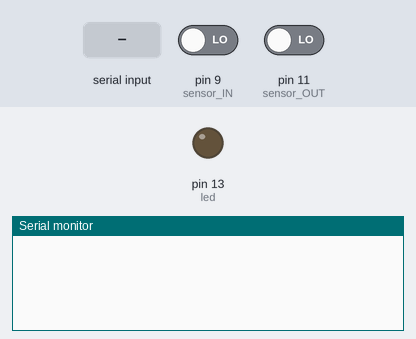
The sketch below on a simulated Arduino Uno, built with avr-gcc and run on an emulated ATmega328P. On the bench: output pins drawn as LEDs (lit = HIGH), the last lines printed to the serial monitor. The inputs (shaded band) are chosen by the test bench; at power-on: pin 9 (sensor_IN) LOW, pin 11 (sensor_OUT) LOW. No radio packets arrive unless stated.

Above: at 3.2 s.
3.3 s: "0" received over Serial
At 3.8 s:
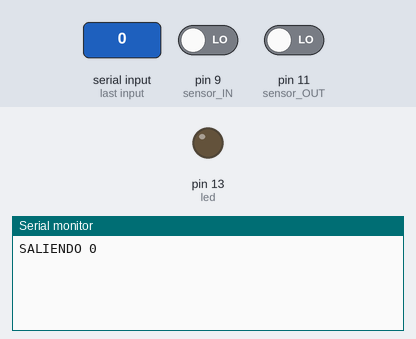
4.8 s: "3" received over Serial
At 6.2 s:
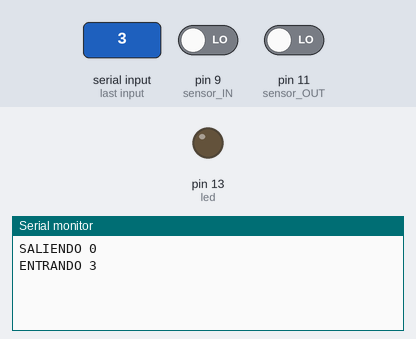

Measured:
- after the input at 3.3 s, the serial monitor: prints a new line at once (image 1)
- after the input at 4.8 s, the serial monitor: prints a new line at once (image 2)

The sketch:

Comunicacion_bt_rf_arduino.ino
```cpp
#include <RH_ASK.h>    // incluye libreria RadioHead.h
#include <SPI.h>    // incluye libreria SPI necesaria por RadioHead.h

int sensor_IN = 9;//Sensor de entrada
int sensor_OUT = 11;//sensor de salida
int led=13;//Led de prueba para comprobar los datos en el emisor
char val;//variable para bluetooth
boolean gancho;// variable para while
//pin 12 para data de emisor

RH_ASK rf_driver;   // crea objeto para modulacion por ASK

void setup() //Configuracion de entradas, salidas y velocidad de comunicación
{
  rf_driver.init();   // inicializa objeto con valores por defecto
  pinMode(sensor_IN, INPUT);
  pinMode(sensor_OUT, INPUT);
  pinMode (led, OUTPUT);
  delay(2000);//delay para comenzar el programa
  Serial.begin (9600);
  }

void loop() {
  //BLUETOOTH
  if( Serial.available() ) {//Pregunta si hay algún dispositivo conectado al HC-05
  val = Serial.read();//Lee los datos enviados a través del celular
    switch (val){
      case '0':
              Serial.print("SALIENDO ");
              Serial.println(val);
      break;

      case '3':
              Serial.print("ENTRANDO ");
              Serial.println(val);
              gancho=true;
              while (gancho==true){//ciclo para mantener la opción de ON activa

               //EMISOR_RF Y SENSORES
                  if (digitalRead(sensor_IN) == HIGH){
                  const char *msg = "1";  // puntero de mensaje a emitir
                  rf_driver.send((uint8_t *)msg, strlen(msg));// funcion para envio del mensaje
                  rf_driver.waitPacketSent();     // espera al envio correcto
                  Serial.println("Movimiento detectado ");
                  delay(7000);}

                if (digitalRead(sensor_OUT) == HIGH){
                   const char *msg = "2";  // puntero de mensaje a emitir
                   rf_driver.send((uint8_t *)msg, strlen(msg));// funcion para envio del mensaje
                   rf_driver.waitPacketSent();     // espera al envio correcto
                   Serial.println("Movimiento de de salida detectado ");
                   delay(7000);
                }
                val = Serial.read();
                if(val=='0'){//Para salir del while solo consulta si desde la aplicación ya se envió la instruccion de OFF
                   gancho=false;
                   Serial.print("SALIENDO ");
                   Serial.println(val);
                }
             }
      break;
          }
       }
    }


/*
Bueno acá comento como tendria que funcionar. El programa se separa en tres partes.
PRIMERA:
  Comunicación bluetooth: Envía a através de una aplicación del celular hecha con AppInventor,
  un mensaje de ENTRANDO A LA HABITACIÓN (val='3') o SALIENDO DE LA HABITACIÓN (val='0').
  Lo que debe hacer es que, cuando envío un '3', se entre al if val=='3' para ejecutar
  todas las instrucciones que hacen funcionar a los sensores y a la comunicacion de
  Radiofrecuencia. Si se envía el '0' debe salir del if val=='3'  y esperar un nuevo mensaje de '3' o nada.

SEGUNDA:
  Hay dos sensores, uno sensa la entrada de un pasillo (sensor_IN) == HIGH) y el otro sensa
  la salida del mismo (sensor_OUT) == HIGH). En ambos casos se imprime en el monitor Serie
  el mensaje que pertenece a cada acción.

TERCERA:
  Dentro de los if de los sensores, se configura la comunicación entre el emisor y receptor
  de radiofrecuencia. Esto hace que se envie un mensaje de '1' si se está entrando o un '2'
  si se está saliendo del pasillo.

Este es el funcionamiento general. El problema con este código es que cuando envio desde
la app el '3' ingresa al if pero solamente habilita los sensores una sola vez. Después
debe recibir si o si otro mensaje de '3' para verificar los if de sensor. O directamente
se cuelga y no hace más nada.
Con el while y la variable gancho que están comentados logro que los sensores esten siempre habilitados, osea
que se quede dentro del if de val='3', pero solo sale de el cuando sensor_OUT está
en HIGH, y no cuando desde la app le envío '0'.
La otra opción que pensaba era utilizar un case, pero es casi lo mismo que los if.
*/
```
